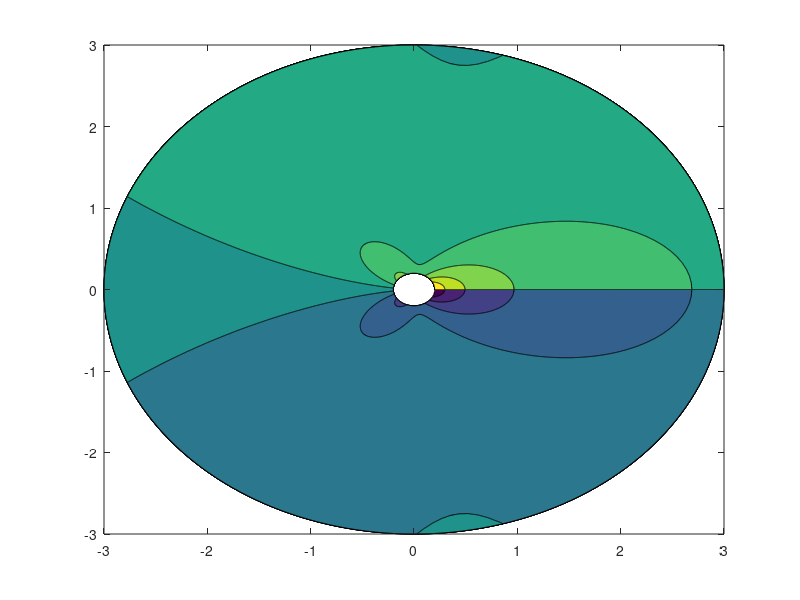

Reproduce this figure in MATLAB.
a = 1.0;
sigma = 2.0;
r = 0.2:0.001:3;
phi = 0:pi/100:2*pi;
[R,PHI] = meshgrid(r,phi);
X = R.*cos(PHI);
Y = R.*sin(PHI);
SIGMAx = sigma*sqrt(a./(2*R)).*cos(PHI/2).*(1-sin(PHI/2).*sin(3/2*PHI));
contourf(X,Y,SIGMAx)
